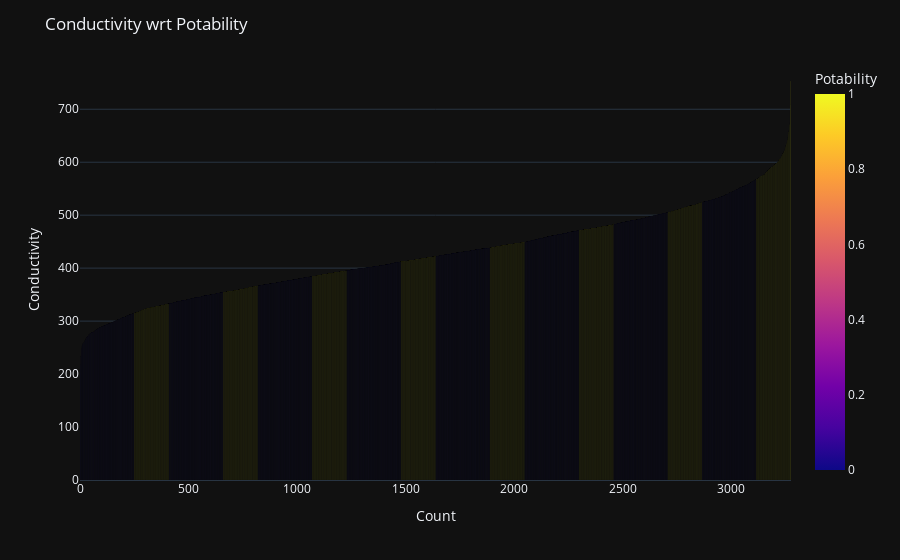

The notebook cell saved with this chart:
### Code cell
fig = px.bar(data, x=range(data['Conductivity'].count()),
             y=sorted(data['Conductivity']), labels={
                     'x': "Count",
                     'y': "Conductivity",
                     'color':'Potability'
                     
                 },
             color=data['Potability']
             ,template = 'plotly_dark')
fig.update_layout(title='Conductivity wrt Potability')
fig.show()

### Figure 1 — Plotly figure (JSON) as saved in the notebook; plotly's stock layout.template omitted (floating-point values rounded to 4 significant figures; data arrays with more than 128 entries replaced by an {"elided": "..."} marker saying what was removed)
{"data": [{"alignmentgroup": "True", "hovertemplate": "Count=%{x}<br>Conductivity=%{y}<br>Potability=%{marker.color}<extra></extra>", "legendgroup": "", "marker": {"color": {"elided": "3276 int values"}, "coloraxis": "coloraxis", "pattern": {"shape": ""}}, "name": "", "offsetgroup": "", "orientation": "v", "showlegend": false, "textposition": "auto", "type": "bar", "x": {"elided": "3276 int values"}, "xaxis": "x", "y": {"elided": "3276 float values"}, "yaxis": "y"}], "layout": {"barmode": "relative", "coloraxis": {"colorbar": {"title": {"text": "Potability"}}, "colorscale": [[0, "#0d0887"], [0.1111, "#46039f"], [0.2222, "#7201a8"], [0.3333, "#9c179e"], [0.4444, "#bd3786"], [0.5556, "#d8576b"], [0.6667, "#ed7953"], [0.7778, "#fb9f3a"], [0.8889, "#fdca26"], [1, "#f0f921"]]}, "legend": {"tracegroupgap": 0}, "margin": {"t": 60}, "title": {"text": "Conductivity wrt Potability"}, "xaxis": {"anchor": "y", "domain": [0, 1], "title": {"text": "Count"}}, "yaxis": {"anchor": "x", "domain": [0, 1], "title": {"text": "Conductivity"}}}}
